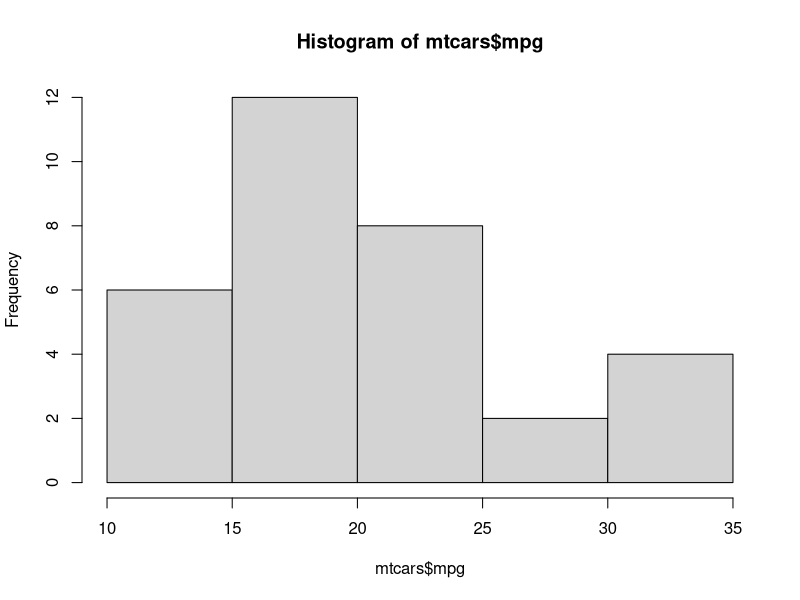
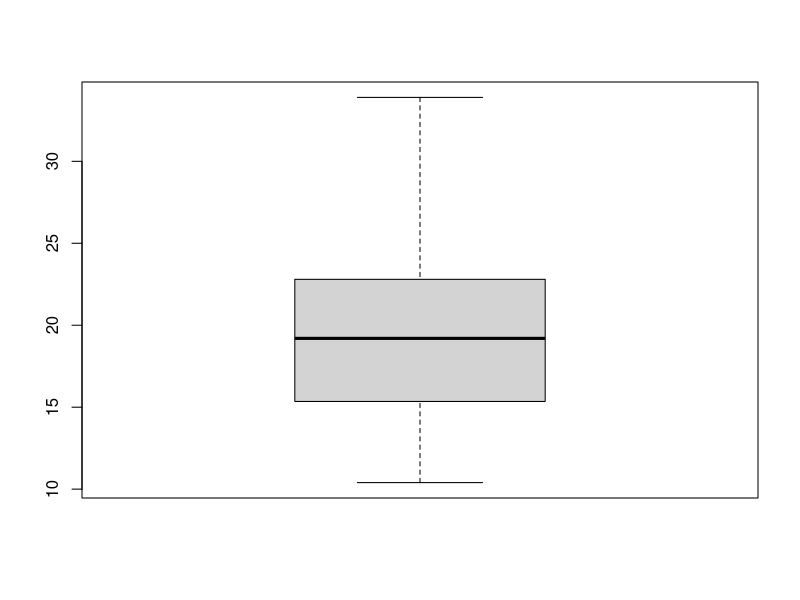
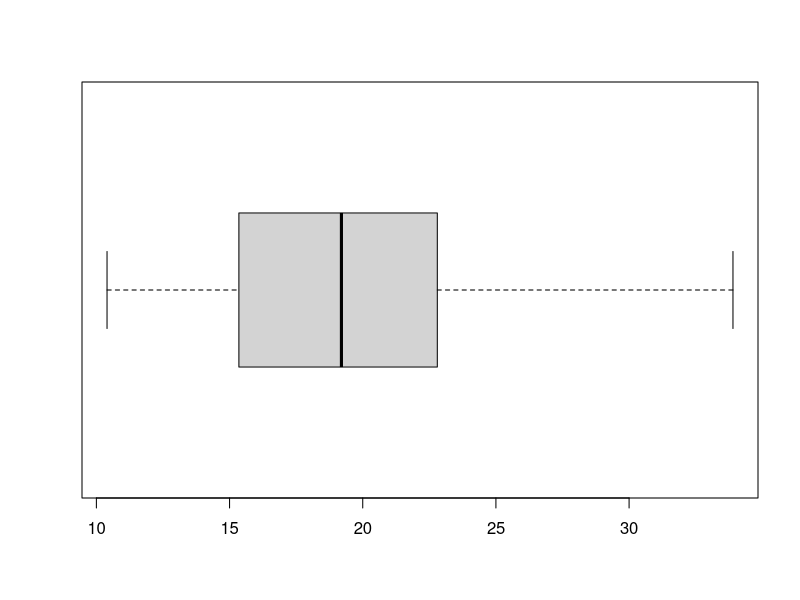
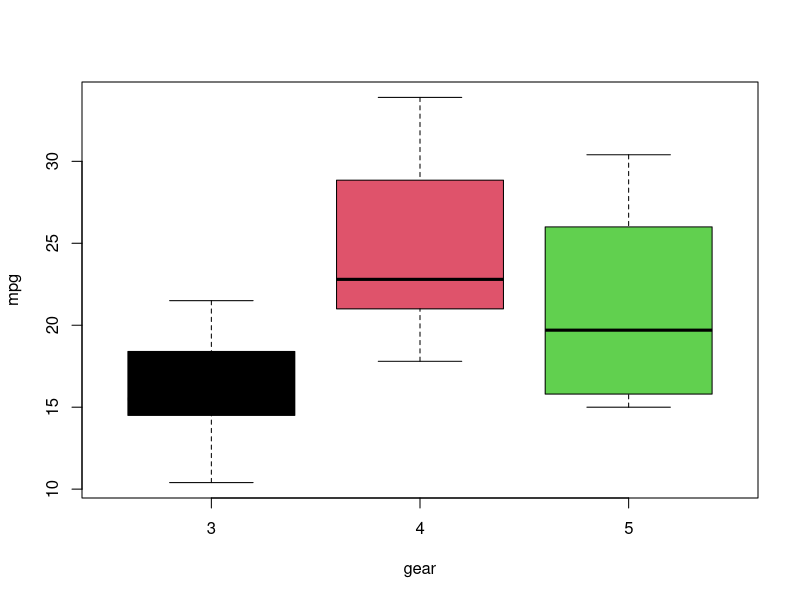
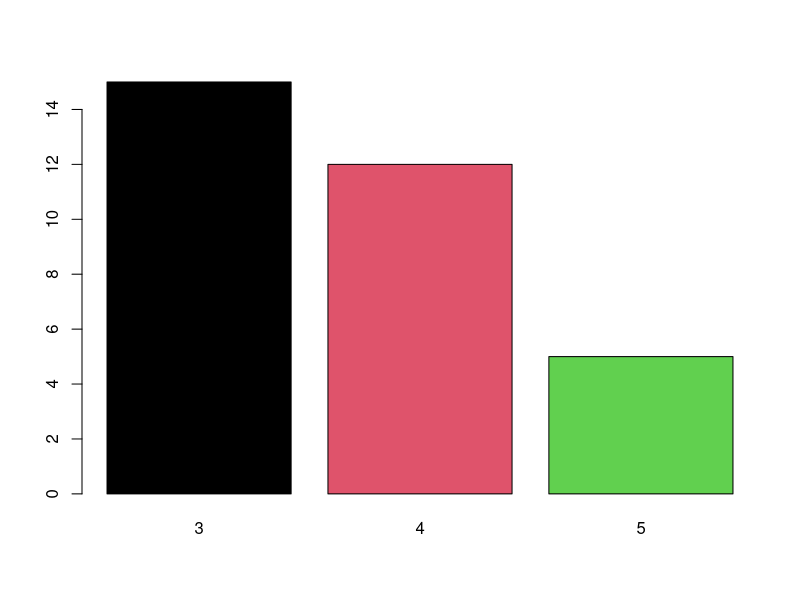
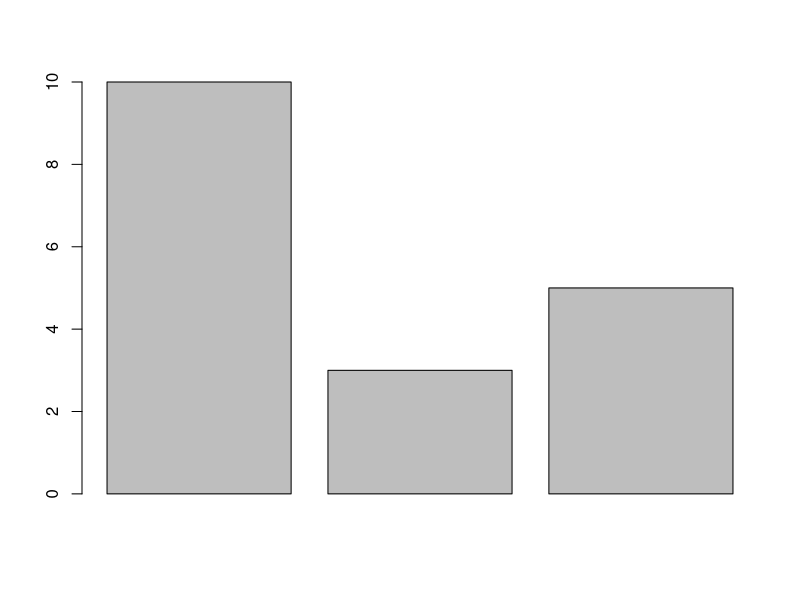
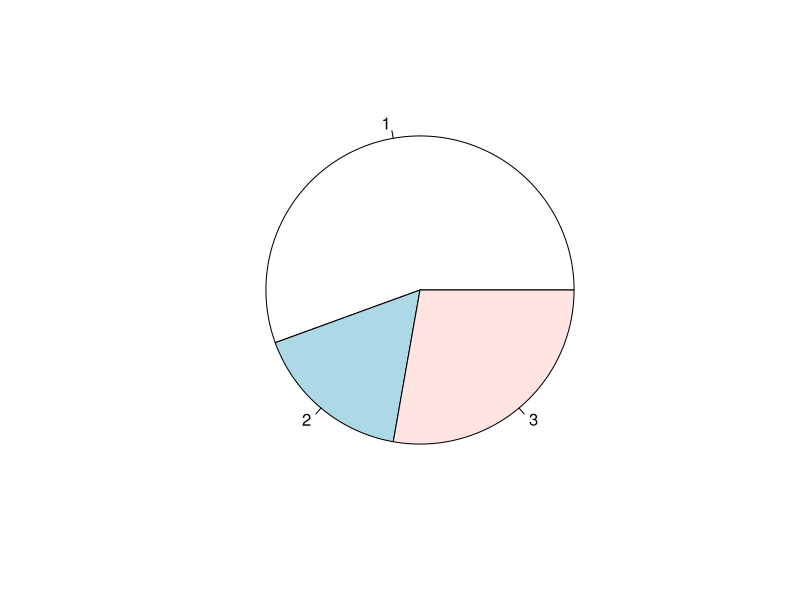

Source code (R) for these figures, in order: (Note: this script raises an error after producing the figures.)
# Graphs

mtcars
names(mtcars)
table(mtcars$cyl)
table(mtcars$cyl, mtcars$am)
mtcars$mpg

#continous data - histogram, boxplot
hist(mtcars$mpg)
boxplot(mtcars$mpg)
boxplot(mtcars$mpg, horizontal = T)
boxplot(mpg~ gear, data=mtcars,col=1:3)
t1= table(mtcars$gear)
t1
barplot(t1, col=1:3)
barplot(c(10,3,5))
pie(c(10,3,5))
mtcars
head(mtcars)
table(mtcars$cyl, mtcars$am)
students
t2= table(students$gender)
barplot(t2)
pie(t2)
t3= table(students$college)
t3
barplot(t3)
pie(t3, col=1:3)
title('Lucifer owns it', sub='Hell')
